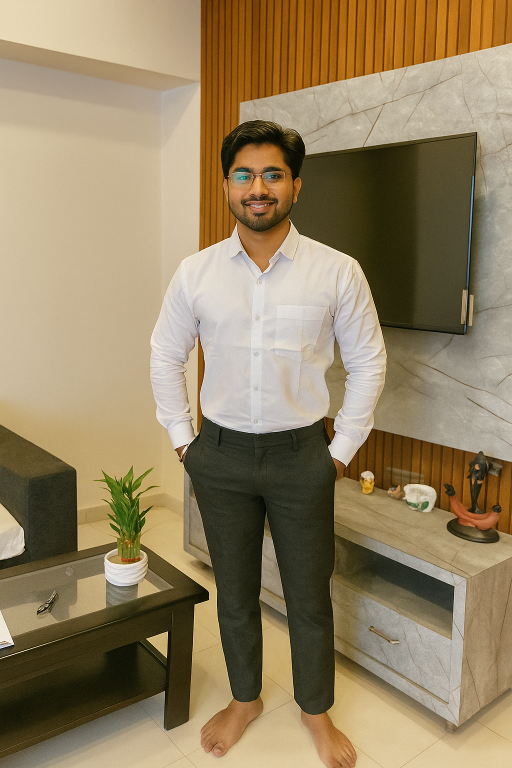
#> input picture DS/media/uploads/ChatGPT Image Aug 14, 2025 at 09_44_51 PM.png, 1024 x 1536 px (shown at 1/2 size)
$ python -i score_engine.py   (imports and definitions only)
#> lines starting #> are read from the running program, lines starting #| are printed output that depends on the picture
from PIL import Image, ImageDraw, ImageFont, ImageFilter

import cv2
import numpy as np
import os


def calculate_score(img_path):
    img = cv2.imread(img_path)
#> img is the input picture: shape (1536, 1024, 3); mean B, G, R 98.5, 130.5, 148.2
    hsv = cv2.cvtColor(img, cv2.COLOR_BGR2HSV)
#> hsv: shape (1536, 1024, 3); mean H, S, V 22.5, 100.7, 148.5

    brightness = np.mean(hsv[:, :, 2]) / 255 * 100
#> brightness = 58.24
    colorfulness = np.std(img)
#> colorfulness = 65.84

    face_cascade = cv2.CascadeClassifier(cv2.data.haarcascades + 'haarcascade_frontalface_default.xml')
    gray = cv2.cvtColor(img, cv2.COLOR_BGR2GRAY)
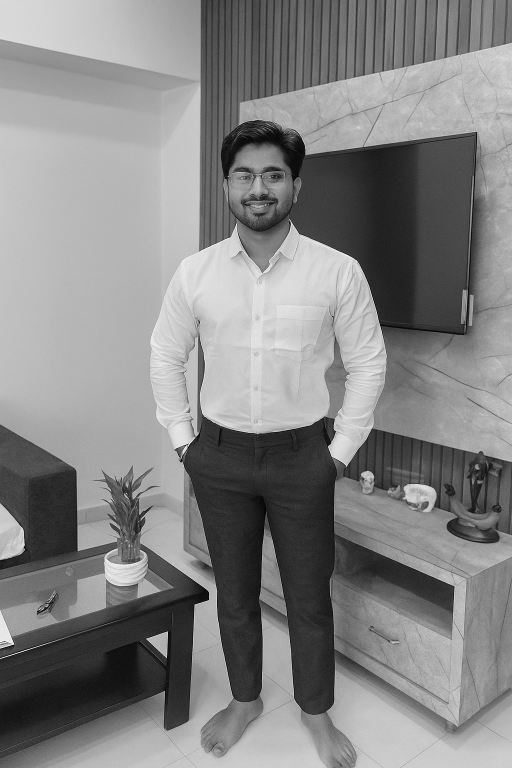
#> gray: shape (1536, 1024) (shown at 1/2 size); min 0, max 255, mean 132.1
    faces = face_cascade.detectMultiScale(gray, 1.1, 4)
#> faces = [[293, 743, 72, 72], [440, 290, 158, 158]]
    face_score = min(len(faces) * 15, 30)
#> face_score = 30

    sparkle = np.sum(hsv[:, :, 2] > 200) / img.size * 100
#> sparkle = 7.76
    final_score = (0.25 * brightness + 0.25 * (colorfulness / 50) + 0.3 * face_score + 0.2 * sparkle)
#> final_score = 25.44

    return round(min(final_score, 100), 2)

# [53 lines left out: function add_watermark, not called in this run]

>>> result = calculate_score('../DS/media/uploads/ChatGPT Image Aug 14, 2025 at 09_44_51 PM.png')
#> result = 25.44
